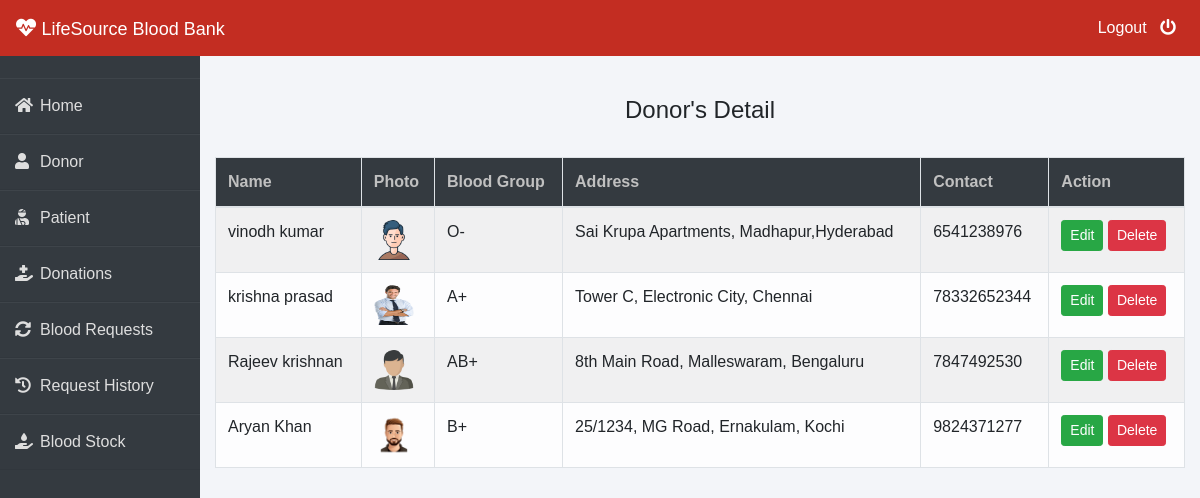
Screenshot of /admin-donor (signed in) with the database file from the repository.
### donor/models.py (models this page shows, shortened)
class Donor(models.Model):
    user=models.OneToOneField(User,on_delete=models.CASCADE)
    profile_pic= models.ImageField(upload_to='profile_pic/Donor/',null=True,blank=True)
    bloodgroup=models.CharField(max_length=10)
    address = models.CharField(max_length=40)
    mobile = models.CharField(max_length=20,null=False)
    @property
    def get_name(self):
        return self.user.first_name+" "+self.user.last_name

### blood/views.py (the view)
# urls.py: path('admin-donor', views.admin_donor_view,name='admin-donor'),
@login_required(login_url='adminlogin')
def admin_donor_view(request):
    donors=dmodels.Donor.objects.all()
    return render(request,'blood/admin_donor.html',{'donors':donors})

### templates/blood/admin_donor.html
{% extends 'blood/adminbase.html' %}
{% block content %}
{% load widget_tweaks %}
{%load static%}
<br><br>
<div class="container">
    <H4 class="text-center">Donor's Detail</H4><br>
    <table class="table table-light table-hover table-bordered table-striped">
        <thead class="bg-dark">
            <tr>
                <th scope="col" style="color: rgb(192, 192, 192);">Name</th>
                <th scope="col" style="color: rgb(192, 192, 192);">Photo</th>
                <th scope="col" style="color: rgb(192, 192, 192);">Blood Group</th>
                <th scope="col" style="color: rgb(192, 192, 192);">Address</th>
                <th scope="col" style="color: rgb(192, 192, 192);">Contact</th>
                <th style="color: rgb(192, 192, 192);">Action</th>
            </tr>
        </thead>
        <tbody>
            {% for t in donors %}
            <tr>
                <td> {{t.get_name}}</td>
                <td> <img src="{% static t.profile_pic.url %}" alt="Profile Pic" height="40px" width="40px" /></td>
                <td>{{t.bloodgroup}}</td>
                <td>{{t.address}}</td>
                <td>{{t.mobile}}</td>
                <td>
                    <button class="btn btn-success btn-sm"><a  style="text-decoration: none;color: white;" href="{% url 'update-donor' t.id  %}">Edit</a> </button>
                    <button class="btn btn-danger btn-sm"><a  style="text-decoration: none;color: white;" href="{% url 'delete-donor' t.id  %}">Delete</a> </button>
                </td>
            </tr>
            {% endfor %}
        </tbody>
    </table>
</div>
{% endblock content %}

### templates/blood/adminbase.html (shortened to what this page needs)
<!DOCTYPE html>
<html lang="en">
<head>
    <link rel="stylesheet" href="https://maxcdn.bootstrapcdn.com/bootstrap/4.0.0/css/bootstrap.min.css">
    <link rel="stylesheet" href="https://cdnjs.cloudflare.com/ajax/libs/font-awesome/5.14.0/css/all.css">
</head>
<body>
    <nav class="navbar navbar-expand-lg navbar-light fixed-top bg-danger">
        <a style="color:white;" class="navbar-brand" href="/"><i class="fa fa-heartbeat"></i>&nbsp;<font face = "Comic sans MS" size ="4">LifeSource Blood Bank </font></a>
        <div class="navbar-collapse collapse w-100 order-3 dual-collapse2">
            <ul class="navbar-nav ml-auto">
                <li class="nav-item">
                    <a class="nav-link" style="color: white;" href="/logout">Logout &nbsp; <i class="fas fa-power-off"></i></a>
                </li>
            </ul>
        </div>
      </nav>
<br><br>
<div class="wrapper">
    <div class="sidebar">
        <ul>
            <li><a style="text-decoration:none;" href="/"><i class="fas fa-home"></i>Home</a></li>
            <li><a style="text-decoration:none;" href="/admin-donor"><i class="fas fa-user"></i>Donor</a></li>
            <li><a style="text-decoration:none;" href="/admin-patient"><i class="fas fa-user-injured"></i>Patient</a></li>
            <li><a style="text-decoration:none;" href="/admin-donation"><i class="fas fa-hand-holding-medical"></i>Donations</a></li>
            <li><a style="text-decoration:none;" href="/admin-request"><i class="fas fa-sync-alt"></i>Blood Requests</a></li>
            <li><a style="text-decoration:none;" href="/admin-request-history"><i class="fas fa-history"></i>Request History</a></li>
            <li><a style="text-decoration:none;" href="/admin-blood"><i class="fas fa-hand-holding-water"></i>Blood Stock</a></li>
        </ul>
    </div>
    <div class="main_content">
{% block content %}
{% endblock content %}
    </div>
</div>
</body>
</html>

### templates/blood/adminbase.html (style rules this page uses)
* { margin: 0; padding: 0; box-sizing: border-box; list-style: none; text-decoration: none; font-family: 'Josefin Sans', sans-serif; }
body { background-color: #f3f5f9; }
.bg-danger { background-color: #c32d22!important; }
.wrapper { display: flex; position: relative; }
.wrapper .sidebar { width: 200px; height: 100%; background: #343a40; padding: 30px 0px; position: fixed; }
.wrapper .sidebar ul li { padding: 15px; border-bottom: 1px solid #dedede; border-bottom: 1px solid rgba(0,0,0,0.05); border-top: 1px solid rgba(255,255,255,0.05); }
.wrapper .sidebar ul li a { color: #dedede; display: block; }
.wrapper .sidebar ul li a .fas { width: 25px; }
.wrapper .main_content { width: 100%; margin-left: 200px; }

### rows the page displays
Donor: get_name "vinodh kumar", profile_pic (picture), bloodgroup "O-", address "Sai Krupa Apartments, Madhapur,Hyderabad", mobile "6541238976"
Donor: get_name "krishna prasad", profile_pic (picture), bloodgroup "A+", address "Tower C, Electronic City, Chennai", mobile "78332652344"
Donor: get_name "Rajeev krishnan", profile_pic (picture), bloodgroup "AB+", address "8th Main Road, Malleswaram, Bengaluru", mobile "7847492530"
Donor: get_name "Aryan Khan", profile_pic (picture), bloodgroup "B+", address "25/1234, MG Road, Ernakulam, Kochi", mobile "9824371277"
